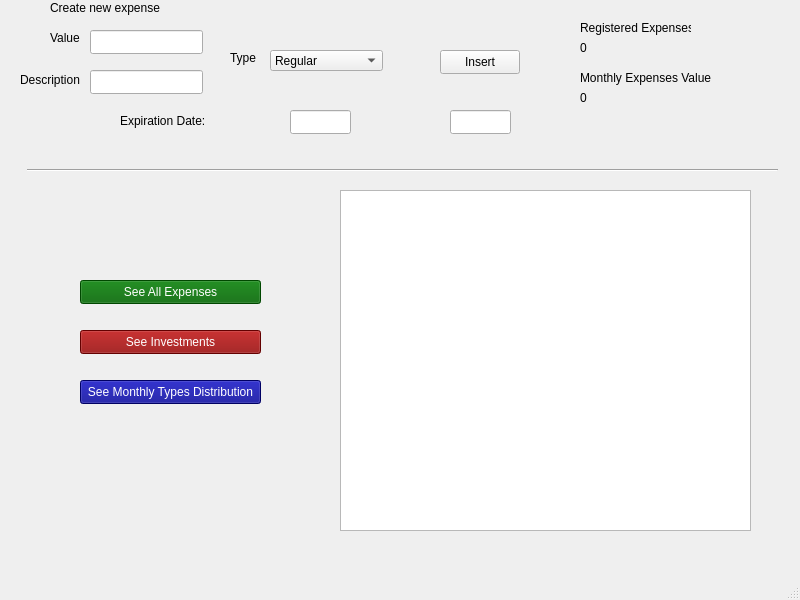
<?xml version="1.0" encoding="UTF-8"?>
<ui version="4.0">
 <class>MainWindow</class>
 <widget class="QMainWindow" name="MainWindow">
  <property name="geometry">
   <rect>
    <x>0</x>
    <y>0</y>
    <width>800</width>
    <height>600</height>
   </rect>
  </property>
  <property name="windowTitle">
   <string>MainWindow</string>
  </property>
  <widget class="QWidget" name="centralwidget">
   <widget class="QPushButton" name="pushButton">
    <property name="geometry">
     <rect>
      <x>440</x>
      <y>50</y>
      <width>80</width>
      <height>24</height>
     </rect>
    </property>
    <property name="text">
     <string>Insert</string>
    </property>
   </widget>
   <widget class="QComboBox" name="form_dropdown">
    <property name="geometry">
     <rect>
      <x>270</x>
      <y>50</y>
      <width>113</width>
      <height>21</height>
     </rect>
    </property>
    <item>
     <property name="text">
      <string>Regular</string>
     </property>
    </item>
    <item>
     <property name="text">
      <string>Investment</string>
     </property>
    </item>
    <item>
     <property name="text">
      <string>Variable</string>
     </property>
    </item>
   </widget>
   <widget class="QLabel" name="label">
    <property name="geometry">
     <rect>
      <x>50</x>
      <y>0</y>
      <width>111</width>
      <height>16</height>
     </rect>
    </property>
    <property name="text">
     <string>Create new expense</string>
    </property>
   </widget>
   <widget class="QLineEdit" name="form_value">
    <property name="geometry">
     <rect>
      <x>90</x>
      <y>30</y>
      <width>113</width>
      <height>24</height>
     </rect>
    </property>
    <property name="text">
     <string/>
    </property>
   </widget>
   <widget class="QLabel" name="label_value">
    <property name="geometry">
     <rect>
      <x>50</x>
      <y>30</y>
      <width>31</width>
      <height>16</height>
     </rect>
    </property>
    <property name="text">
     <string>Value</string>
    </property>
   </widget>
   <widget class="QLineEdit" name="form_desc">
    <property name="geometry">
     <rect>
      <x>90</x>
      <y>70</y>
      <width>113</width>
      <height>24</height>
     </rect>
    </property>
   </widget>
   <widget class="QLabel" name="label_4">
    <property name="geometry">
     <rect>
      <x>20</x>
      <y>70</y>
      <width>61</width>
      <height>20</height>
     </rect>
    </property>
    <property name="text">
     <string>Description</string>
    </property>
   </widget>
   <widget class="QLabel" name="label_5">
    <property name="geometry">
     <rect>
      <x>230</x>
      <y>50</y>
      <width>31</width>
      <height>16</height>
     </rect>
    </property>
    <property name="text">
     <string>Type</string>
    </property>
   </widget>
   <widget class="QLabel" name="label_6">
    <property name="geometry">
     <rect>
      <x>580</x>
      <y>20</y>
      <width>111</width>
      <height>16</height>
     </rect>
    </property>
    <property name="text">
     <string>Registered Expenses</string>
    </property>
   </widget>
   <widget class="QLabel" name="label_7">
    <property name="geometry">
     <rect>
      <x>580</x>
      <y>70</y>
      <width>131</width>
      <height>16</height>
     </rect>
    </property>
    <property name="text">
     <string>Monthly Expenses Value</string>
    </property>
   </widget>
   <widget class="QLabel" name="total_expenses">
    <property name="geometry">
     <rect>
      <x>580</x>
      <y>40</y>
      <width>111</width>
      <height>16</height>
     </rect>
    </property>
    <property name="text">
     <string>0</string>
    </property>
   </widget>
   <widget class="QLabel" name="total_expenses_2">
    <property name="geometry">
     <rect>
      <x>580</x>
      <y>90</y>
      <width>111</width>
      <height>16</height>
     </rect>
    </property>
    <property name="text">
     <string>0</string>
    </property>
   </widget>
   <widget class="QPushButton" name="open_monthly_types">
    <property name="geometry">
     <rect>
      <x>80</x>
      <y>380</y>
      <width>181</width>
      <height>24</height>
     </rect>
    </property>
    <property name="styleSheet">
     <string notr="true">background-color:Darkblue; color: white;</string>
    </property>
    <property name="text">
     <string>See Monthly Types Distribution</string>
    </property>
   </widget>
   <widget class="QLabel" name="label_minValueOrMonth">
    <property name="enabled">
     <bool>true</bool>
    </property>
    <property name="geometry">
     <rect>
      <x>230</x>
      <y>110</y>
      <width>51</width>
      <height>20</height>
     </rect>
    </property>
    <property name="text">
     <string/>
    </property>
   </widget>
   <widget class="QLineEdit" name="form_minOrMonth">
    <property name="enabled">
     <bool>true</bool>
    </property>
    <property name="geometry">
     <rect>
      <x>290</x>
      <y>110</y>
      <width>61</width>
      <height>24</height>
     </rect>
    </property>
    <property name="text">
     <string/>
    </property>
   </widget>
   <widget class="QLabel" name="label_maxValueOrYear">
    <property name="geometry">
     <rect>
      <x>390</x>
      <y>110</y>
      <width>51</width>
      <height>20</height>
     </rect>
    </property>
    <property name="text">
     <string/>
    </property>
   </widget>
   <widget class="QLineEdit" name="form_maxOrYear">
    <property name="geometry">
     <rect>
      <x>450</x>
      <y>110</y>
      <width>61</width>
      <height>24</height>
     </rect>
    </property>
    <property name="text">
     <string/>
    </property>
   </widget>
   <widget class="QLabel" name="label_expiresIn">
    <property name="geometry">
     <rect>
      <x>120</x>
      <y>110</y>
      <width>91</width>
      <height>21</height>
     </rect>
    </property>
    <property name="text">
     <string>Expiration Date:</string>
    </property>
   </widget>
   <widget class="QPushButton" name="open_regular">
    <property name="geometry">
     <rect>
      <x>80</x>
      <y>280</y>
      <width>181</width>
      <height>24</height>
     </rect>
    </property>
    <property name="autoFillBackground">
     <bool>false</bool>
    </property>
    <property name="styleSheet">
     <string notr="true">background-color: darkgreen; color: white</string>
    </property>
    <property name="text">
     <string>See All Expenses</string>
    </property>
   </widget>
   <widget class="QPushButton" name="open_investments">
    <property name="geometry">
     <rect>
      <x>80</x>
      <y>330</y>
      <width>181</width>
      <height>24</height>
     </rect>
    </property>
    <property name="styleSheet">
     <string notr="true">background-color: darkred; color: white;</string>
    </property>
    <property name="text">
     <string>See Investments</string>
    </property>
   </widget>
   <widget class="QTableView" name="tableView">
    <property name="geometry">
     <rect>
      <x>340</x>
      <y>190</y>
      <width>411</width>
      <height>341</height>
     </rect>
    </property>
   </widget>
   <widget class="Line" name="line">
    <property name="geometry">
     <rect>
      <x>27</x>
      <y>160</y>
      <width>751</width>
      <height>20</height>
     </rect>
    </property>
    <property name="orientation">
     <enum>Qt::Horizontal</enum>
    </property>
   </widget>
  </widget>
  <widget class="QMenuBar" name="menubar">
   <property name="geometry">
    <rect>
     <x>0</x>
     <y>0</y>
     <width>800</width>
     <height>21</height>
    </rect>
   </property>
  </widget>
  <widget class="QStatusBar" name="statusbar"/>
 </widget>
 <resources/>
 <connections/>
</ui>
